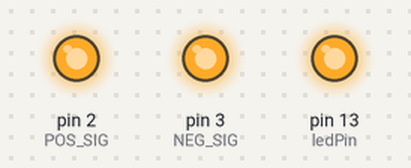
The sketch below on a simulated Arduino Uno, built with avr-gcc and run on an emulated ATmega328P. Parts: output pins drawn as LEDs (lit = HIGH).

Above: at 0.1 s.
At 39.1 s:
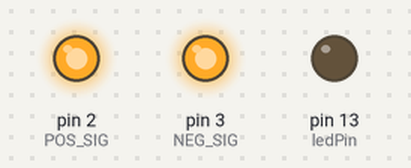
Timing chart, 0 to 40.0 s (numbered marks = the images above):
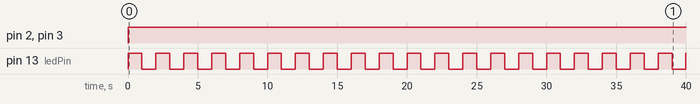

Measured:
- by itself, pin 13 (ledPin): alternates HIGH for 1.0 s and LOW for 1.0 s

The sketch:

strela_clock.ino
```cpp
#include <inttypes.h>

#define POS_SIG	2
#define NEG_SIG	3

#define ledPin 13

void setupTimer1() {
	noInterrupts();
	// Clear registers
	TCCR1A = 0;
	TCCR1B = 0;
	TCNT1 = 0;

	// 1 Hz (16000000/((15624+1)*1024))
	OCR1A = 15624;
	// CTC
	TCCR1B |= (1 << WGM12);
	// Prescaler 1024
	TCCR1B |= (1 << CS12) | (1 << CS10);
	// Output Compare Match A Interrupt Enable
	TIMSK1 |= (1 << OCIE1A);
	interrupts();
}

void setup() {
	pinMode(ledPin, OUTPUT);
	pinMode(POS_SIG, OUTPUT);
	pinMode(NEG_SIG, OUTPUT);
	digitalWrite(POS_SIG, HIGH);
	digitalWrite(NEG_SIG, HIGH);
	setupTimer1();
}

void loop() {
}

ISR(TIMER1_COMPA_vect) {
	digitalWrite(ledPin, digitalRead(ledPin) ^ 1);
	static uint8_t seconds = 0;
	static uint8_t pos_neg = 0;
	static uint8_t sending = 0;
	if (sending) {
		sending--;
		if(0 == sending) {
			digitalWrite(POS_SIG, HIGH);
			digitalWrite(NEG_SIG, HIGH);
		}
	}
	seconds++;
	if (seconds == 60) {
		seconds = 0;
		sending=2;
		if (pos_neg) {
			digitalWrite(POS_SIG, LOW);
			pos_neg = 0;
		} else {
			digitalWrite(NEG_SIG, LOW);
			pos_neg = 1;
		}
	}
}
```
